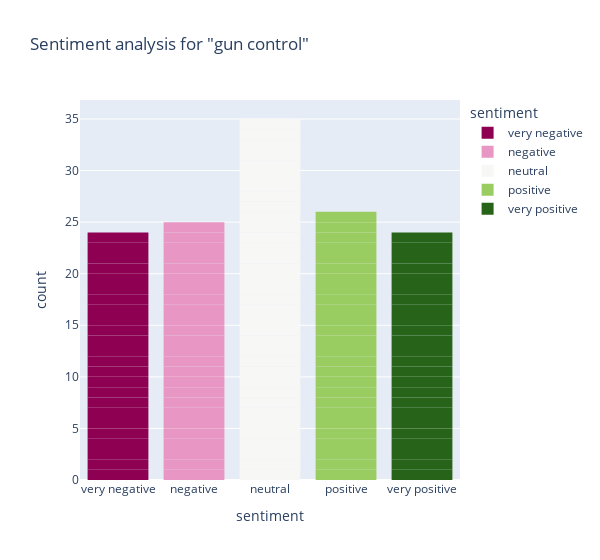

The cell this chart's notebook holds for it:
### Markdown cell above
now I create the bar chart and add the needed argument as to how I want it built/organized

### Code cell
fig = px.bar(df, 
             x = 'sentiment',
             width = 600,
             title = 'Sentiment analysis for "'+ searchterm + '"',
             color = 'sentiment',
             category_orders = {'sentiment':['very negative','negative','neutral','positive','very positive']},
             color_discrete_sequence = sentiment_colors, 
            )

fig.update_traces(marker_line_width=0)
fig.show()

### Figure 1 — Plotly figure (JSON) as saved in the notebook; plotly's stock layout.template omitted (floating-point values rounded to 4 significant figures)
{"data": [{"alignmentgroup": "True", "hovertemplate": "sentiment=%{x}<br>count=%{y}<extra></extra>", "legendgroup": "very negative", "marker": {"color": "#8e0152", "line": {"width": 0}}, "name": "very negative", "offsetgroup": "very negative", "orientation": "v", "showlegend": true, "textposition": "auto", "type": "bar", "x": ["very negative", "very negative", "very negative", "very negative", "very negative", "very negative", "very negative", "very negative", "very negative", "very negative", "very negative", "very negative", "very negative", "very negative", "very negative", "very negative", "very negative", "very negative", "very negative", "very negative", "very negative", "very negative", "very negative", "very negative"], "xaxis": "x", "y": [1, 1, 1, 1, 1, 1, 1, 1, 1, 1, 1, 1, 1, 1, 1, 1, 1, 1, 1, 1, 1, 1, 1, 1], "yaxis": "y"}, {"alignmentgroup": "True", "hovertemplate": "sentiment=%{x}<br>count=%{y}<extra></extra>", "legendgroup": "negative", "marker": {"color": "#e897c4", "line": {"width": 0}}, "name": "negative", "offsetgroup": "negative", "orientation": "v", "showlegend": true, "textposition": "auto", "type": "bar", "x": ["negative", "negative", "negative", "negative", "negative", "negative", "negative", "negative", "negative", "negative", "negative", "negative", "negative", "negative", "negative", "negative", "negative", "negative", "negative", "negative", "negative", "negative", "negative", "negative", "negative"], "xaxis": "x", "y": [1, 1, 1, 1, 1, 1, 1, 1, 1, 1, 1, 1, 1, 1, 1, 1, 1, 1, 1, 1, 1, 1, 1, 1, 1], "yaxis": "y"}, {"alignmentgroup": "True", "hovertemplate": "sentiment=%{x}<br>count=%{y}<extra></extra>", "legendgroup": "neutral", "marker": {"color": "#f7f7f6", "line": {"width": 0}}, "name": "neutral", "offsetgroup": "neutral", "orientation": "v", "showlegend": true, "textposition": "auto", "type": "bar", "x": ["neutral", "neutral", "neutral", "neutral", "neutral", "neutral", "neutral", "neutral", "neutral", "neutral", "neutral", "neutral", "neutral", "neutral", "neutral", "neutral", "neutral", "neutral", "neutral", "neutral", "neutral", "neutral", "neutral", "neutral", "neutral", "neutral", "neutral", "neutral", "neutral", "neutral", "neutral", "neutral", "neutral", "neutral", "neutral"], "xaxis": "x", "y": [1, 1, 1, 1, 1, 1, 1, 1, 1, 1, 1, 1, 1, 1, 1, 1, 1, 1, 1, 1, 1, 1, 1, 1, 1, 1, 1, 1, 1, 1, 1, 1, 1, 1, 1], "yaxis": "y"}, {"alignmentgroup": "True", "hovertemplate": "sentiment=%{x}<br>count=%{y}<extra></extra>", "legendgroup": "positive", "marker": {"color": "#9acd61", "line": {"width": 0}}, "name": "positive", "offsetgroup": "positive", "orientation": "v", "showlegend": true, "textposition": "auto", "type": "bar", "x": ["positive", "positive", "positive", "positive", "positive", "positive", "positive", "positive", "positive", "positive", "positive", "positive", "positive", "positive", "positive", "positive", "positive", "positive", "positive", "positive", "positive", "positive", "positive", "positive", "positive", "positive"], "xaxis": "x", "y": [1, 1, 1, 1, 1, 1, 1, 1, 1, 1, 1, 1, 1, 1, 1, 1, 1, 1, 1, 1, 1, 1, 1, 1, 1, 1], "yaxis": "y"}, {"alignmentgroup": "True", "hovertemplate": "sentiment=%{x}<br>count=%{y}<extra></extra>", "legendgroup": "very positive", "marker": {"color": "#276419", "line": {"width": 0}}, "name": "very positive", "offsetgroup": "very positive", "orientation": "v", "showlegend": true, "textposition": "auto", "type": "bar", "x": ["very positive", "very positive", "very positive", "very positive", "very positive", "very positive", "very positive", "very positive", "very positive", "very positive", "very positive", "very positive", "very positive", "very positive", "very positive", "very positive", "very positive", "very positive", "very positive", "very positive", "very positive", "very positive", "very positive", "very positive"], "xaxis": "x", "y": [1, 1, 1, 1, 1, 1, 1, 1, 1, 1, 1, 1, 1, 1, 1, 1, 1, 1, 1, 1, 1, 1, 1, 1], "yaxis": "y"}], "layout": {"barmode": "relative", "legend": {"title": {"text": "sentiment"}, "tracegroupgap": 0}, "title": {"text": "Sentiment analysis for \"gun control\""}, "width": 600, "xaxis": {"anchor": "y", "categoryarray": ["very negative", "negative", "neutral", "positive", "very positive"], "categoryorder": "array", "domain": [0, 1], "title": {"text": "sentiment"}}, "yaxis": {"anchor": "x", "domain": [0, 1], "title": {"text": "count"}}}}
